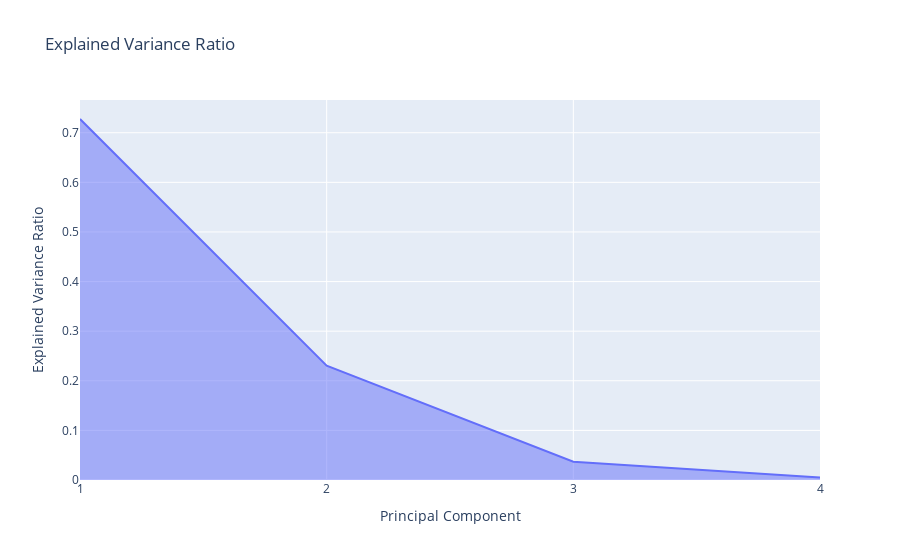

The code cell stored with this chart in its notebook:
### Code cell
explained_variance_px(iris_data.iloc[:, 0:4], n_components=4)

### Figure 1 — Plotly figure (JSON) as saved in the notebook; plotly's stock layout.template omitted (floating-point values rounded to 4 significant figures)
{"data": [{"fillpattern": {"shape": ""}, "hovertemplate": "Principal Component=%{x}<br>Explained Variance Ratio=%{y}<extra></extra>", "legendgroup": "", "line": {"color": "#636efa"}, "marker": {"symbol": "circle"}, "mode": "lines", "name": "", "orientation": "v", "showlegend": false, "stackgroup": "1", "type": "scatter", "x": [1, 2, 3, 4], "xaxis": "x", "y": [0.7277, 0.2303, 0.03684, 0.005152], "yaxis": "y"}], "layout": {"legend": {"tracegroupgap": 0}, "title": {"text": "Explained Variance Ratio"}, "xaxis": {"anchor": "y", "domain": [0, 1], "tickmode": "array", "tickvals": [1, 2, 3, 4], "title": {"text": "Principal Component"}}, "yaxis": {"anchor": "x", "domain": [0, 1], "title": {"text": "Explained Variance Ratio"}}}}
